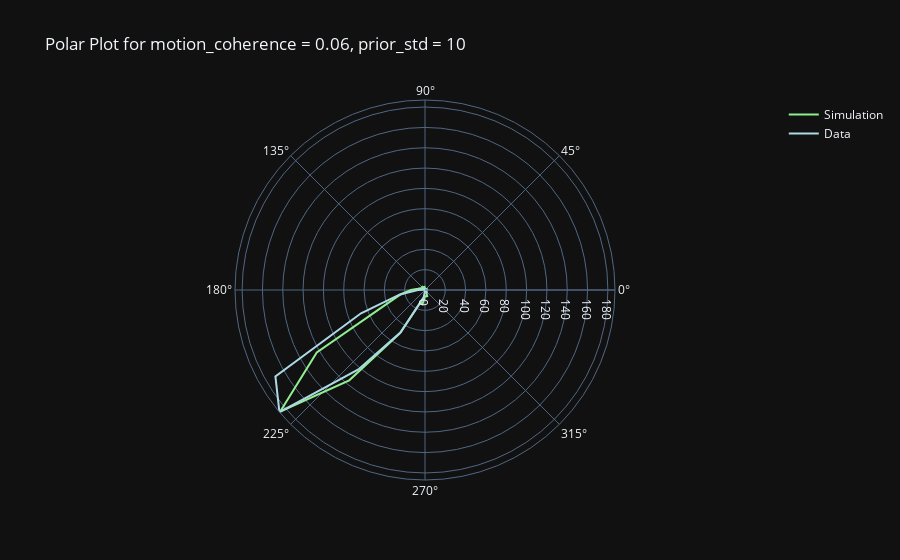
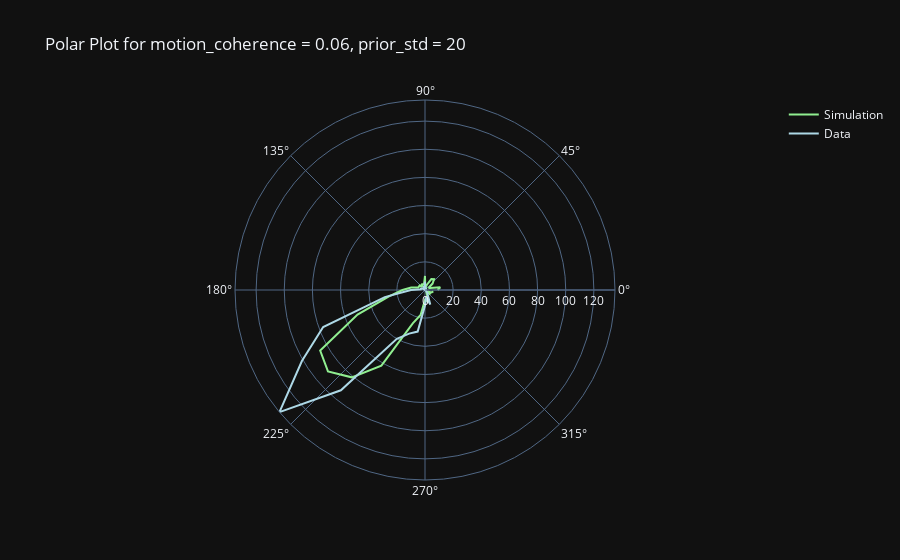
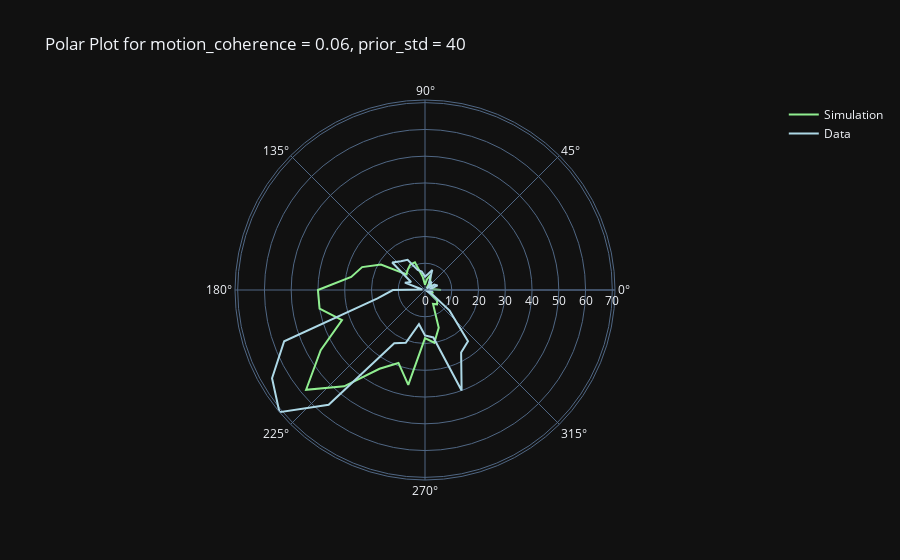
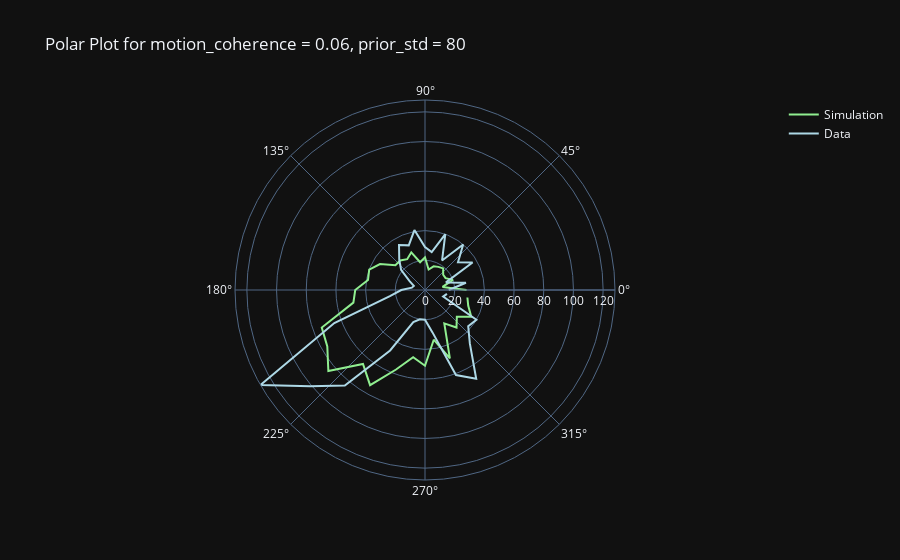

The code cell stored with these charts, in order, in its notebook:
### Code cell
import plotly.graph_objects as go
import pandas as pd

# Assuming hist_df is already defined earlier in the file

# Get unique levels of motion_coherence and prior_std
motion_coherence_levels = np.sort(hist_df['motion_coherence'].unique())
prior_std_values = np.sort(hist_df['prior_std'].unique())

# Loop through each combination of motion_coherence and prior_std
for level in motion_coherence_levels:
    for std in prior_std_values:
        # Filter the hist_df for the current level of motion_coherence and prior_std
        filtered_df = hist_df[(hist_df['motion_coherence'] == level) & (hist_df['prior_std'] == std)]
        
        # Create the figure
        fig = go.Figure()
        
        # Filter the filtered_df for percept_decision data
        percept_decision_df = filtered_df[filtered_df['type'] == 'percept_decision']
        
        # Add percept_decision data
        fig.add_trace(go.Scatterpolar(
            r=percept_decision_df['frequency'],
            theta=percept_decision_df['angle'],
            mode='lines',
            name='Simulation',
            line=dict(color='lightgreen')
        ))
        
        # Filter the filtered_df for estimate_angle data
        estimate_angle_df = filtered_df[filtered_df['type'] == 'estimate_angle']
        
        # Add estimate_angle data
        fig.add_trace(go.Scatterpolar(
            r=estimate_angle_df['frequency'],
            theta=estimate_angle_df['angle'],
            mode='lines',
            name='Data',
            line=dict(color='lightblue')
        ))
        
        # Update layout
        fig.update_layout(
            title=f'Polar Plot for motion_coherence = {level}, prior_std = {std}',
            polar=dict(
                bgcolor='rgba(0,0,0,0)',  # Transparent background
                # radialaxis=dict(visible=True, range=[0, hist_df['frequency'].max()]),
                # angularaxis=dict(direction='clockwise', rotation=90)  # 0 degrees at the top
            ),
            template='plotly_dark',
            showlegend=True
        )
        
        # Show the plot
        fig.show()

### Figure 1 — Plotly figure (JSON) as saved in the notebook; plotly's stock layout.template omitted (floating-point values rounded to 4 significant figures)
{"data": [{"line": {"color": "lightgreen"}, "mode": "lines", "name": "Simulation", "r": [3, 0, 2, 2, 1, 0, 0, 1, 0, 1, 4, 0, 2, 5, 0, 3, 5, 7, 14, 24, 40, 123, 186, 116, 49, 13, 14, 6, 6, 7, 2, 3, 1, 2, 0, 0], "theta": [0, 10, 20, 30, 40, 50, 60, 70, 80, 90, 100, 110, 120, 130, 140, 150, 160, 170, 180, 190, 200, 210, 220, 230, 240, 250, 260, 270, 280, 290, 300, 310, 320, 330, 340, 350], "type": "scatterpolar"}, {"line": {"color": "lightblue"}, "mode": "lines", "name": "Data", "r": [0, 0, 0, 0, 0, 0, 2, 1, 0, 0, 1, 0, 0, 0, 0, 1, 1, 2, 7, 25, 67, 170, 187, 102, 48, 12, 7, 1, 0, 1, 4, 1, 1, 0, 0, 1], "theta": [0, 10, 20, 30, 40, 50, 60, 70, 80, 90, 100, 110, 120, 130, 140, 150, 160, 170, 180, 190, 200, 210, 220, 230, 240, 250, 260, 270, 280, 290, 300, 310, 320, 330, 340, 350], "type": "scatterpolar"}], "layout": {"polar": {"bgcolor": "rgba(0,0,0,0)"}, "showlegend": true, "title": {"text": "Polar Plot for motion_coherence = 0.06, prior_std = 10"}}}

### Figure 2 — Plotly figure (JSON) as saved in the notebook; plotly's stock layout.template omitted (floating-point values rounded to 4 significant figures)
{"data": [{"line": {"color": "lightgreen"}, "mode": "lines", "name": "Simulation", "r": [9, 11, 4, 3, 7, 10, 9, 4, 1, 10, 4, 4, 5, 3, 5, 5, 5, 10, 16, 26, 51, 86, 90, 81, 62, 25, 18, 7, 8, 5, 2, 2, 5, 2, 5, 6], "theta": [0, 10, 20, 30, 40, 50, 60, 70, 80, 90, 100, 110, 120, 130, 140, 150, 160, 170, 180, 190, 200, 210, 220, 230, 240, 250, 260, 270, 280, 290, 300, 310, 320, 330, 340, 350], "type": "scatterpolar"}, {"line": {"color": "lightblue"}, "mode": "lines", "name": "Data", "r": [0, 0, 0, 0, 0, 1, 2, 1, 0, 6, 2, 3, 0, 0, 0, 2, 3, 3, 10, 29, 77, 101, 135, 93, 40, 33, 30, 11, 5, 11, 4, 3, 1, 0, 0, 0], "theta": [0, 10, 20, 30, 40, 50, 60, 70, 80, 90, 100, 110, 120, 130, 140, 150, 160, 170, 180, 190, 200, 210, 220, 230, 240, 250, 260, 270, 280, 290, 300, 310, 320, 330, 340, 350], "type": "scatterpolar"}], "layout": {"polar": {"bgcolor": "rgba(0,0,0,0)"}, "showlegend": true, "title": {"text": "Polar Plot for motion_coherence = 0.06, prior_std = 20"}}}

### Figure 3 — Plotly figure (JSON) as saved in the notebook; plotly's stock layout.template omitted (floating-point values rounded to 4 significant figures)
{"data": [{"line": {"color": "lightgreen"}, "mode": "lines", "name": "Simulation", "r": [6, 2, 3, 3, 3, 1, 4, 6, 4, 2, 5, 11, 11, 10, 9, 19, 25, 28, 40, 40, 33, 45, 58, 47, 34, 29, 36, 18, 20, 15, 6, 7, 6, 2, 3, 3], "theta": [0, 10, 20, 30, 40, 50, 60, 70, 80, 90, 100, 110, 120, 130, 140, 150, 160, 170, 180, 190, 200, 210, 220, 230, 240, 250, 260, 270, 280, 290, 300, 310, 320, 330, 340, 350], "type": "scatterpolar"}, {"line": {"color": "lightblue"}, "mode": "lines", "name": "Data", "r": [2, 2, 5, 4, 1, 4, 3, 8, 6, 5, 7, 8, 13, 14, 16, 6, 8, 1, 12, 18, 56, 66, 71, 56, 23, 21, 13, 17, 18, 40, 27, 25, 12, 3, 0, 3], "theta": [0, 10, 20, 30, 40, 50, 60, 70, 80, 90, 100, 110, 120, 130, 140, 150, 160, 170, 180, 190, 200, 210, 220, 230, 240, 250, 260, 270, 280, 290, 300, 310, 320, 330, 340, 350], "type": "scatterpolar"}], "layout": {"polar": {"bgcolor": "rgba(0,0,0,0)"}, "showlegend": true, "title": {"text": "Polar Plot for motion_coherence = 0.06, prior_std = 40"}}}

### Figure 4 — Plotly figure (JSON) as saved in the notebook; plotly's stock layout.template omitted (floating-point values rounded to 4 significant figures)
{"data": [{"line": {"color": "lightgreen"}, "mode": "lines", "name": "Simulation", "r": [28, 12, 20, 16, 16, 19, 18, 17, 14, 22, 19, 27, 24, 26, 26, 35, 40, 39, 47, 49, 74, 76, 85, 65, 74, 57, 46, 51, 34, 49, 26, 33, 28, 36, 31, 29], "theta": [0, 10, 20, 30, 40, 50, 60, 70, 80, 90, 100, 110, 120, 130, 140, 150, 160, 170, 180, 190, 200, 210, 220, 230, 240, 250, 260, 270, 280, 290, 300, 310, 320, 330, 340, 350], "type": "scatterpolar"}, {"line": {"color": "lightblue"}, "mode": "lines", "name": "Data", "r": [16, 28, 15, 37, 29, 40, 23, 40, 26, 29, 41, 32, 35, 27, 21, 12, 8, 9, 16, 24, 65, 128, 101, 84, 47, 23, 20, 20, 29, 61, 69, 47, 38, 40, 13, 15], "theta": [0, 10, 20, 30, 40, 50, 60, 70, 80, 90, 100, 110, 120, 130, 140, 150, 160, 170, 180, 190, 200, 210, 220, 230, 240, 250, 260, 270, 280, 290, 300, 310, 320, 330, 340, 350], "type": "scatterpolar"}], "layout": {"polar": {"bgcolor": "rgba(0,0,0,0)"}, "showlegend": true, "title": {"text": "Polar Plot for motion_coherence = 0.06, prior_std = 80"}}}
